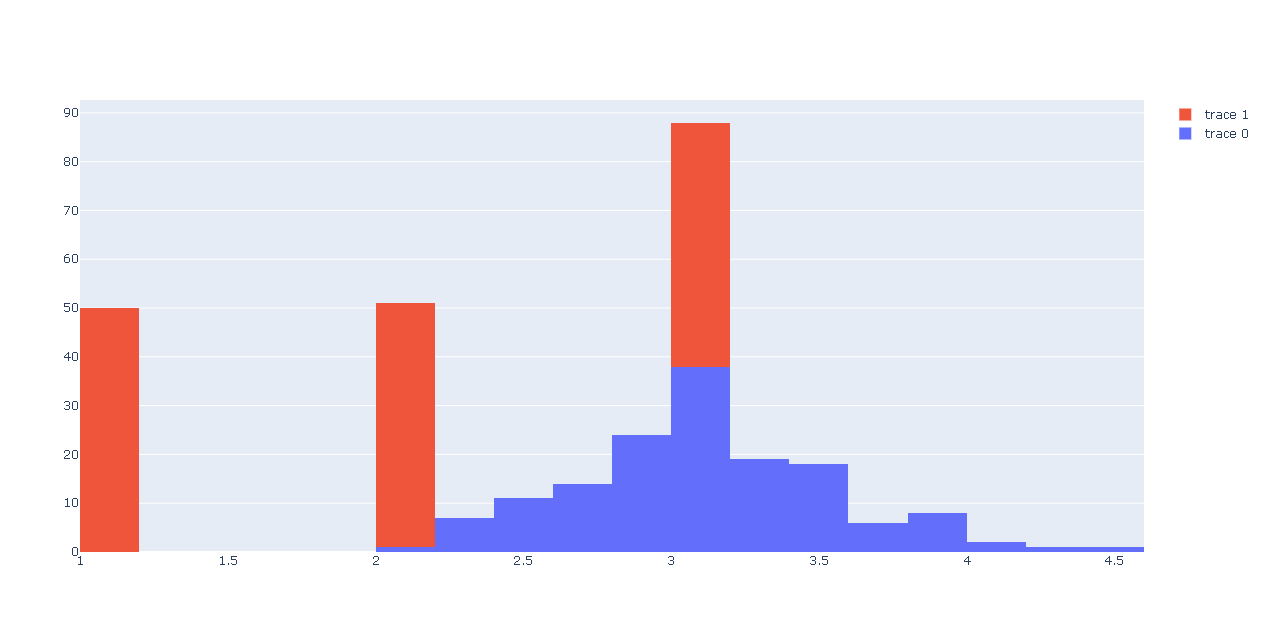

This chart was generated by the following Python code:
import plotly.express as px # Biblioteca usada para criar gráficos
import plotly.graph_objects as go #

df = px.data.iris() # DataFrame com conjunto de dados de iris
fig = go.Figure()
fig.add_trace(go.Histogram(x=df['sepal_width']))
fig.add_trace(go.Histogram(x=df['species_id']))
fig.update_layout(barmode='stack') # Cria o objeto com os dados de x
fig.show() # Plota o gráfico

# plotly.express pode criar toda a fígura de uma só vez. Ele usa a graph_objects internamente
# 'Figure' e estes são serializados como JSON antes de ser passado para plotly.js
